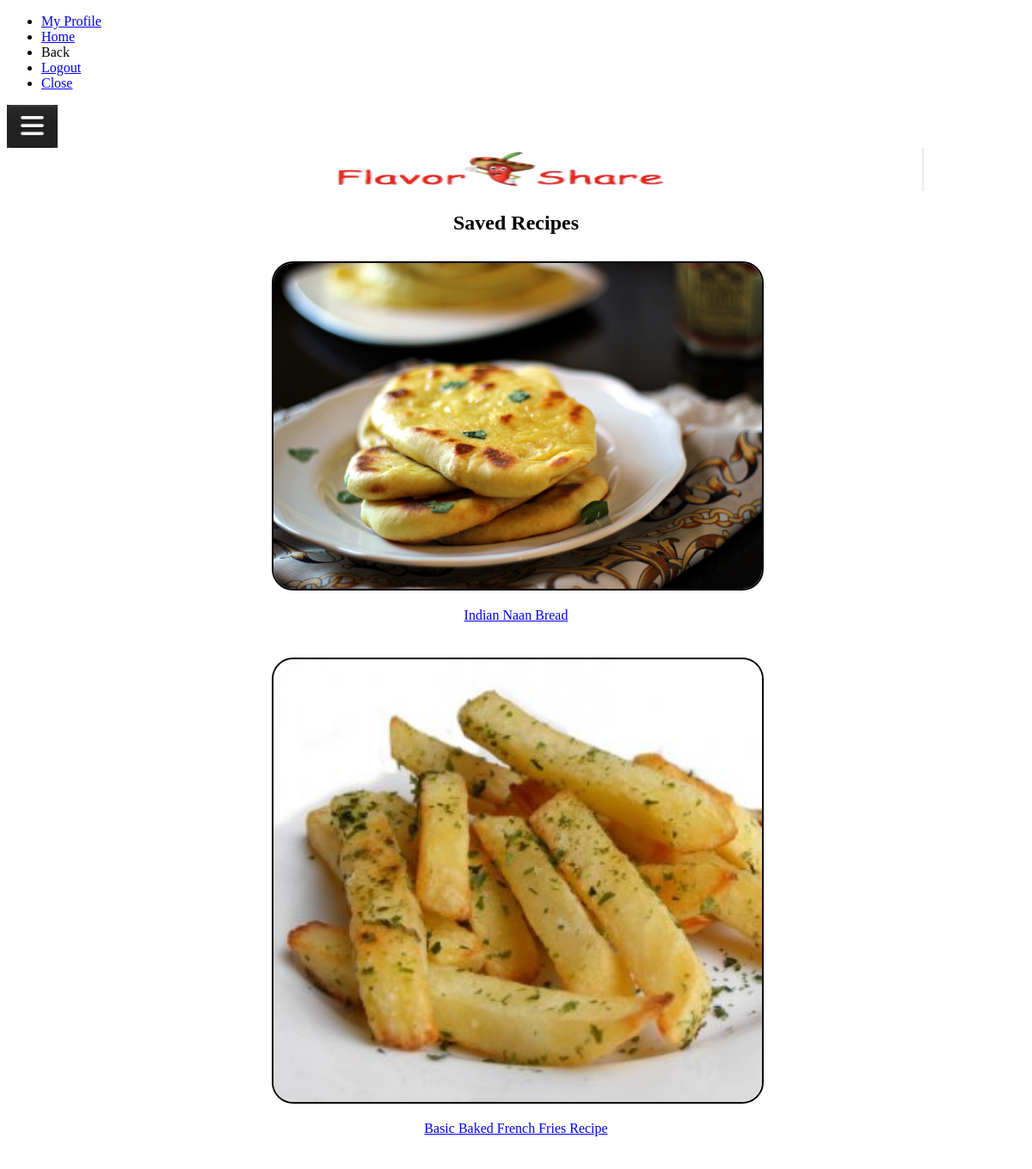
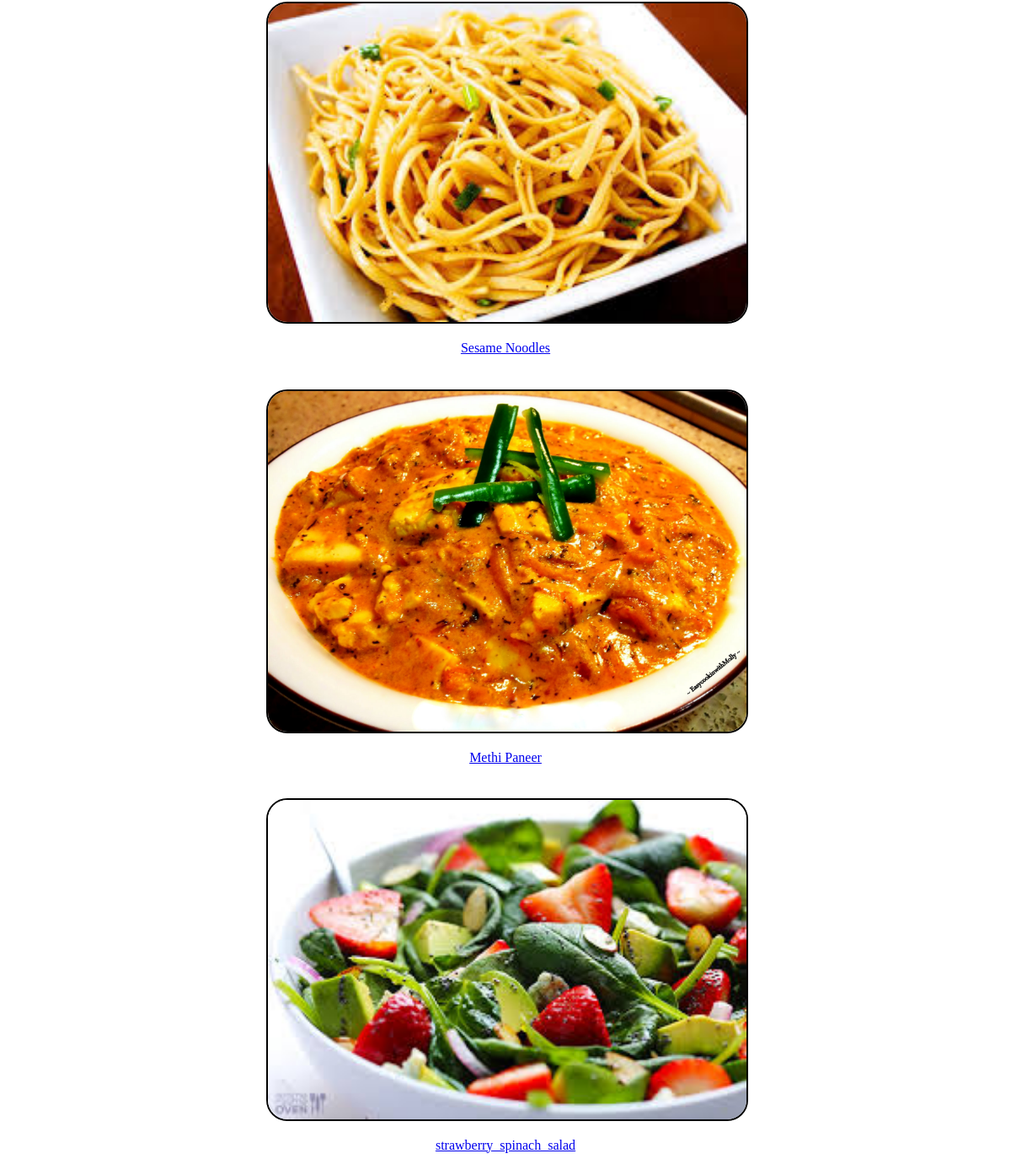
/saved_recipes (signed in), run on the app's committed database (2 pictures, top to bottom).
### tables this page shows
CREATE TABLE recipes(rid integer primary key autoincrement, cid integer not null, name text not null, instructions text not null, rating integer, cook_time integer not null, servings integer not null, foreign key (cid) references category(cid));

### app.py (the view)
@app.route('/saved_recipes')
def savedRecipesPage():
    error = None
    cur = g.db.execute('select mid from users where email = \''+ session.get('username') + '\'')
    mids = [row for row in cur.fetchall()]
    mid=mids[0]
    cur_recipe = g.db.execute('select name from recipes where rid in (select rid from group_category_recipes where mid =\'' + str(mid[0])+ '\')')
    recipe_names = [row for row in cur_recipe.fetchall()]
    return render_template('saved_recipes.html', recipe_names = recipe_names)

### app.py (called while the page is built)
def connect_db():
    return sqlite3.connect(app.config['DATABASE'])

@app.before_request
def before_request():
    g.db = connect_db()

@app.teardown_request
def teardown_request(exception):
    db = getattr(g, 'db', None)
    if db is not None:
        db.close()

### templates/saved_recipes.html (shortened to what this page needs)
{% extends "layout.html" %}
{% block body %}
<div id='content' data-role='content' style="text-align: center;">
    <form action="{{ url_for('login') }}" method=post>
        <div style="margin-top:2%; width:50%; height:50%;margin-left:25%;margin-right:15%;font-family:Comic Sans MS, Comic Sans;" >
            <div>
                <h2>Saved Recipes</h2>
            </div>
            <div class="ui-grid-b ui-responsive" style="width: 100%; height: 100%">
                    {% set index = 1 %}
                    {% for x in recipe_names %}
                        {% for i in x %}
                            {% if index%3 == 1 %}
                            {% set block_name = "ui-block-a" %}
                            {% elif index%3 == 2 %}
                            {% set block_name = "ui-block-b" %}
                            {% elif index%3 == 0 %}
                            {% set block_name = "ui-block-c" %}
                            {% endif %}
                            <div class={{ block_name }} style="padding: 2%;">
                                {% set image_name = i|string %}
                                {% set j=2 %}
                                <a href="{{ url_for('recipe', recipe_name=i) }}"><img src="{{ url_for('static', filename='images/' + image_name + '.jpg') }}" width="100%" height="100%" style="border: 2px solid #000000; border-radius: 25px;" alt="FlavorShare" /><p>{{ i }}</p></a>
                            </div>
                        {% endfor %}
                        {% set index = index + 1 %}
                    {% endfor %}
            </div>
        </div>
    </form>
</div>
{% endblock %}

### data on the page
recipes: name (picture), name "Indian Naan Bread"
recipes: name (picture), name "Basic Baked French Fries Recipe"
recipes: name (picture), name "Sesame Noodles"
recipes: name (picture), name "Methi Paneer"
recipes: name (picture), name "strawberry_spinach_salad"
